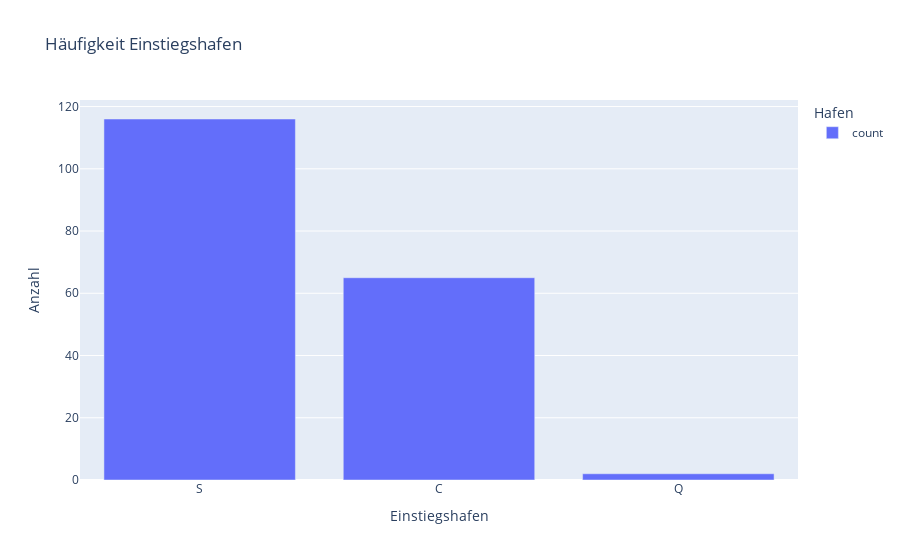

Here is the notebook cell this chart was saved with:
### Code cell
hafen = daten['Einstiegshafen']

balkendiagramm_hafen = px.bar(hafen.value_counts(),
                                  labels={'value': 'Anzahl', 'variable': 'Hafen'},
                                  title='Häufigkeit Einstiegshafen')
balkendiagramm_hafen.show()

### Figure 1 — Plotly figure (JSON) as saved in the notebook; plotly's stock layout.template omitted (floating-point values rounded to 4 significant figures)
{"data": [{"alignmentgroup": "True", "hovertemplate": "Hafen=count<br>Einstiegshafen=%{x}<br>Anzahl=%{y}<extra></extra>", "legendgroup": "count", "marker": {"color": "#636efa", "pattern": {"shape": ""}}, "name": "count", "offsetgroup": "count", "orientation": "v", "showlegend": true, "textposition": "auto", "type": "bar", "x": ["S", "C", "Q"], "xaxis": "x", "y": [116, 65, 2], "yaxis": "y"}], "layout": {"barmode": "relative", "legend": {"title": {"text": "Hafen"}, "tracegroupgap": 0}, "title": {"text": "Häufigkeit Einstiegshafen"}, "xaxis": {"anchor": "y", "domain": [0, 1], "title": {"text": "Einstiegshafen"}}, "yaxis": {"anchor": "x", "domain": [0, 1], "title": {"text": "Anzahl"}}}}
